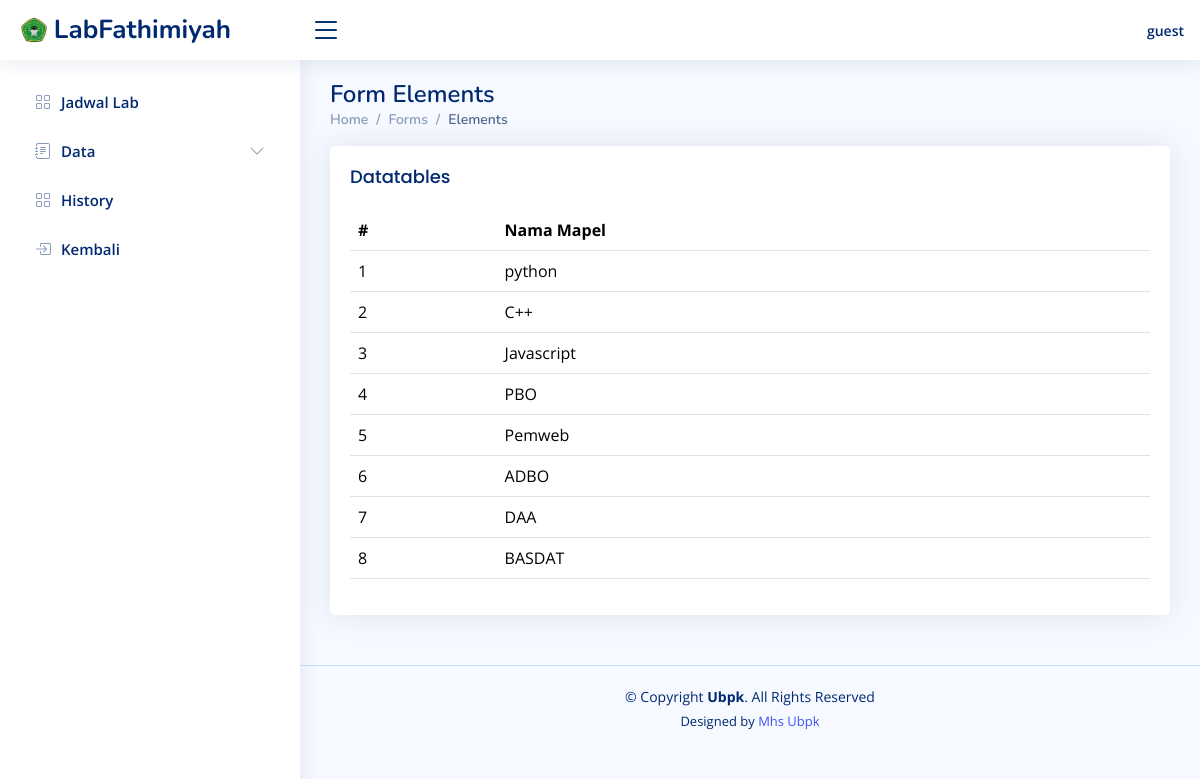
The page /pages/content/mapel/viewmapel.php on the database as committed earlier.
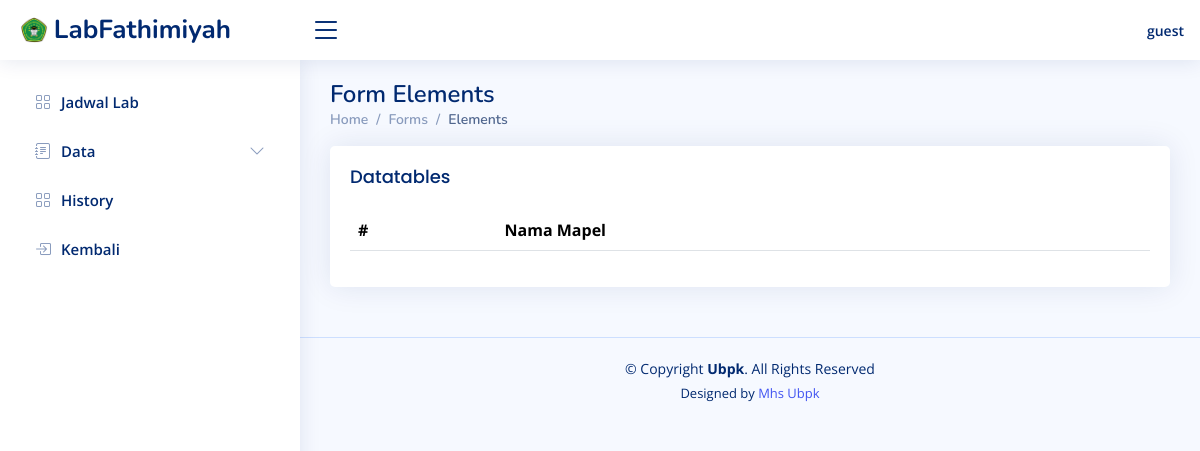
The same page on the database as committed later.
### tables this page shows
CREATE TABLE `tbl_mapel` (
  `mapel_id` int(11) NOT NULL,
  `nama_mapel` varchar(100) NOT NULL,
  `status_deleted` tinyint(11) NOT NULL DEFAULT 0
);

### pages/content/mapel/viewmapel.php (the view, shortened to what this page needs)
<main id="main" class="main">
  <div class="pagetitle">
      <h1>Form Elements</h1>
      <nav>
          <ol class="breadcrumb">
              <li class="breadcrumb-item"><a href="index.html">Home</a></li>
              <li class="breadcrumb-item">Forms</li>
              <li class="breadcrumb-item active">Elements</li>
          </ol>
      </nav>
  </div>
  <section class="section">
      <div class="row">
          <div class="col-lg-12">
              <div class="card">
                  <div class="card-body">
                      <h5 class="card-title">Datatables</h5>
                      <table class="table datatable">
                          <thead>
                              <tr>
                                  <th>#</th>
                                  <th>Nama Mapel</th>
                              </tr>
                          </thead>
                          <tbody>
                              <?php
                              require '../../../config/db.php';
                              $mapels = mysqli_query($db_connect, "SELECT * FROM tbl_mapel");
                              $no = 1;
                              while ($row = mysqli_fetch_assoc($mapels)) {
                                  ?>
                                  <tr>
                                      <td><?= $no++; ?></td>
                                      <td><?= $row['nama_mapel']; ?></td>
                                  </tr>
                                  <?php
                              }
                              ?>
                          </tbody>
                      </table>
                  </div>
              </div>
          </div>
      </div>
  </section>
</main>

Rows that differ between the two databases and show on the page:
removed tbl_mapel: nama_mapel "python"
removed tbl_mapel: nama_mapel "C++"
removed tbl_mapel: nama_mapel "Javascript"
removed tbl_mapel: nama_mapel "PBO"
removed tbl_mapel: nama_mapel "Pemweb"
removed tbl_mapel: nama_mapel "ADBO"
removed tbl_mapel: nama_mapel "DAA"
removed tbl_mapel: nama_mapel "BASDAT"
